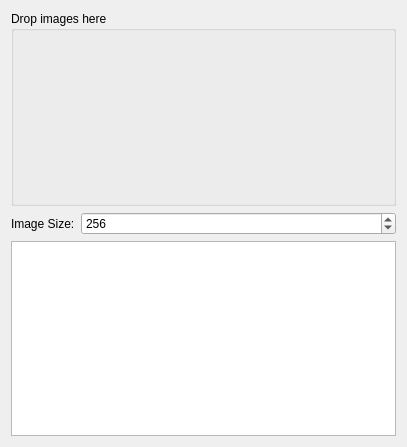
<?xml version="1.0" encoding="UTF-8"?>
<ui version="4.0">
 <class>MainWindow</class>
 <widget class="QMainWindow" name="MainWindow">
  <property name="geometry">
   <rect>
    <x>0</x>
    <y>0</y>
    <width>407</width>
    <height>447</height>
   </rect>
  </property>
  <property name="windowTitle">
   <string>Quick Image Resizer</string>
  </property>
  <widget class="QWidget" name="centralWidget">
   <layout class="QVBoxLayout" name="verticalLayout" stretch="1,0,1">
    <item>
     <widget class="QGroupBox" name="groupBox">
      <property name="title">
       <string>Drop images here</string>
      </property>
     </widget>
    </item>
    <item>
     <layout class="QHBoxLayout" name="horizontalLayout" stretch="0,1">
      <item>
       <widget class="QLabel" name="label">
        <property name="sizePolicy">
         <sizepolicy hsizetype="Minimum" vsizetype="Preferred">
          <horstretch>0</horstretch>
          <verstretch>0</verstretch>
         </sizepolicy>
        </property>
        <property name="text">
         <string>Image Size:</string>
        </property>
       </widget>
      </item>
      <item>
       <widget class="QSpinBox" name="imgSizeSpinBox">
        <property name="minimum">
         <number>16</number>
        </property>
        <property name="maximum">
         <number>1024</number>
        </property>
        <property name="value">
         <number>256</number>
        </property>
       </widget>
      </item>
     </layout>
    </item>
    <item>
     <widget class="QListWidget" name="logWidget">
      <property name="sizePolicy">
       <sizepolicy hsizetype="Expanding" vsizetype="Preferred">
        <horstretch>0</horstretch>
        <verstretch>0</verstretch>
       </sizepolicy>
      </property>
     </widget>
    </item>
   </layout>
  </widget>
 </widget>
 <layoutdefault spacing="6" margin="11"/>
 <resources/>
 <connections/>
</ui>
